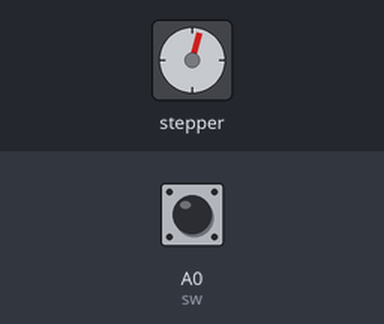
Bench run of a sketch on a simulated Arduino Uno, built with avr-gcc and run on an emulated ATmega328P. Shown: stepper motor. Inputs (shaded band) come from the test bench; at power-on: A0 (sw) LOW. Stepper angles assume 2048 steps per turn.

Above: at 1.2 s.
1.3 s: A0 (sw) pulled HIGH for 0.15 s
At 2.69 s:
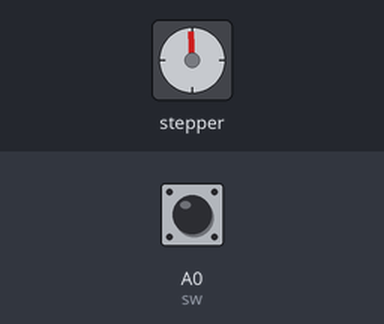
4.3 s: A0 (sw) pulled HIGH for 1 s
At 4.35 s:
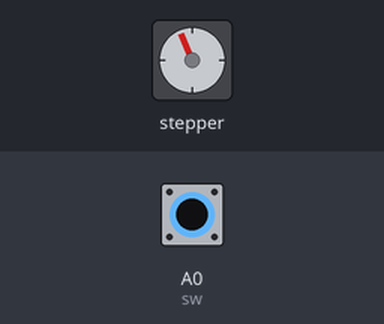
8.3 s: A0 (sw) pulled HIGH for 0.15 s
At 8.39 s:
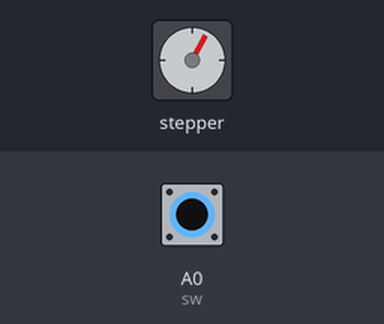
11.4 s: A0 (sw) pulled HIGH for 3.2 s
Timing chart, 0 to 28.6 s (numbered marks = the images above; inputs shaded):
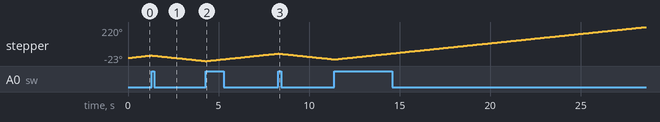

The sketch:

stepperMotor.ino
```cpp
#include <Stepper.h>
int stepPerRevolution = 2048;
int motSpeed = 10; // can't run very fast;
int sw = A0;
int clockwise = 1;
int swState = 0;
Stepper myStepper(stepPerRevolution, 8, 9, 10, 11);

void setup() {
  // put your setup code here, to run once:
  Serial.begin(9600);
  pinMode(sw, INPUT);
  myStepper.setSpeed(motSpeed);
}

void loop() {
  // put your main code here, to run repeatedly:

  int newState = (digitalRead(sw));
  if (swState == 0 && newState == 1) {
     clockwise *= -1;
  }
  swState = newState;
  if (clockwise == 1) {
    myStepper.step(1);
  } else {
    myStepper.step(-1);
  }
  delay(10);
}
```
